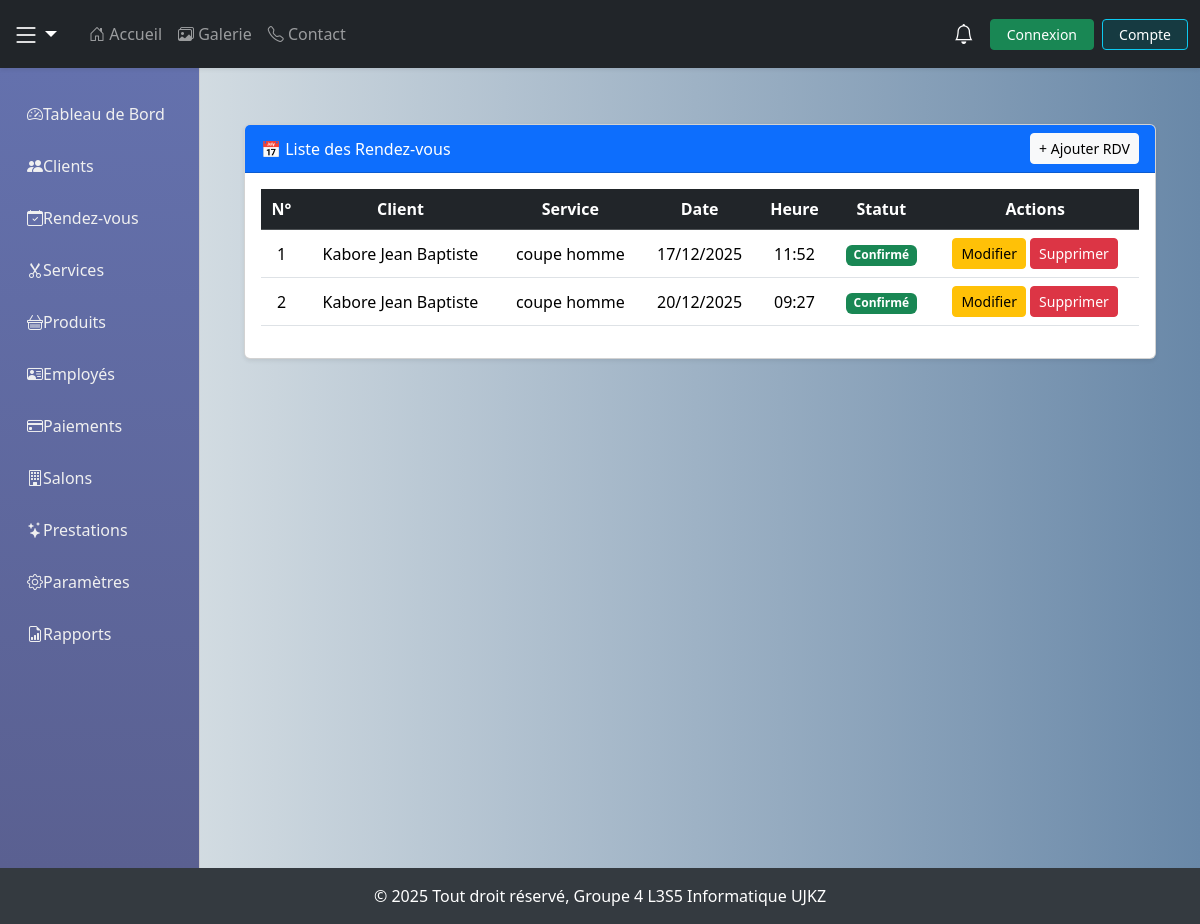
Before: /rdv/ with the older database file.
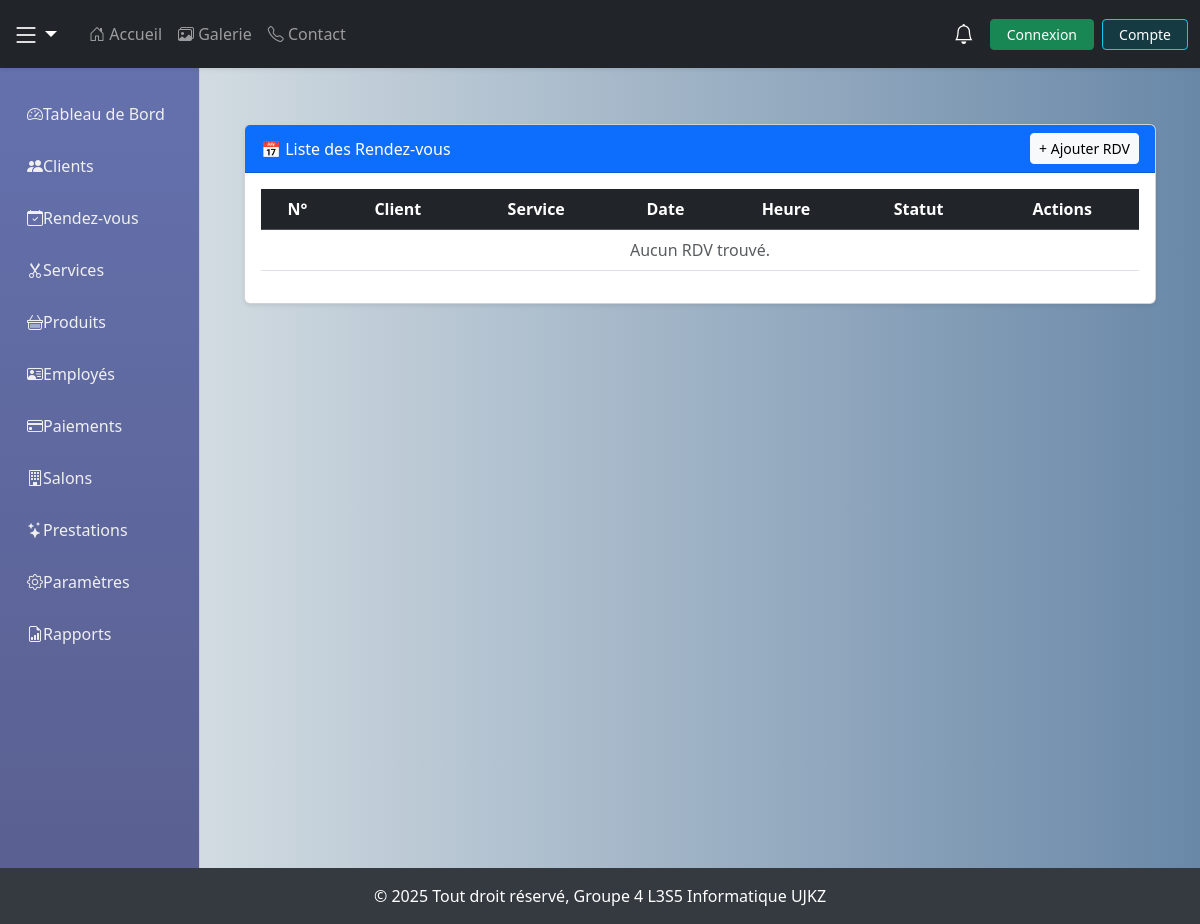
After: the same page with the newer database file.
### coiffure/models.py (models this page shows, shortened)
class RendezVous(models.Model):
    client = models.ForeignKey(Client, on_delete=models.CASCADE)
    service = models.ForeignKey(Service, on_delete=models.CASCADE)
    date_rdv = models.DateField()
    heure = models.TimeField()
    statut = models.CharField(max_length=20, default="en attente")  # confirmé / en attente / annulé

class Client(models.Model):
    user = models.OneToOneField(
        User,
        on_delete=models.CASCADE,
        related_name="profil_client", # Corrigé (était profil_employe)
        null=True,
        blank=True
    )
    nom = models.CharField(max_length=50)
    prenom = models.CharField(max_length=50)
    telephone = models.CharField(max_length=20)
    email = models.EmailField(unique=True)
    date_inscription = models.DateField(auto_now_add=True)
    statut = models.CharField(max_length=20, default="actif")
    actif = models.BooleanField(default=True)

class Service(models.Model):
    libelle = models.CharField(max_length=100)
    description = models.TextField(blank=True)
    duree = models.DurationField(help_text="Durée estimée (hh:mm:ss)")
    prix = models.DecimalField(max_digits=10, decimal_places=2)

### coiffure/views.py (the view)
# urls.py: path('rdv/', views.liste_rdv, name="liste_rdv"),
def liste_rdv(request):
    rdvs = RendezVous.objects.all()
    return render(request, "coiffure/rdv/liste_rdv.html", {"rdvs": rdvs})

### coiffure/context_processors.py (called while the page is built)
def notifications(request):
    if request.user.is_authenticated:
        user_notifications = Notification.objects.filter(utilisateur=request.user)
        notifs_non_lues = user_notifications.filter(lu=False).count()
        notifications_recents = user_notifications.order_by('-date')[:5]
    else:
        notifications_recents = []
        notifs_non_lues = 0
    return {
        'notifications': notifications_recents,
        'notif_count': notifs_non_lues,  # <- renommer ici pour ton template
    }

### coiffure/templates/coiffure/rdv/liste_rdv.html (shortened to what this page needs)
{% extends "coiffure/base.html" %}
{% load static %}
{% block content %}
<div class="container mt-4">
    <div class="card shadow-sm">
        <div class="card-header bg-primary text-white d-flex justify-content-between align-items-center">
            <span>📅 Liste des Rendez-vous</span>
            <a href="{% url 'ajouter_rdv' %}" class="btn btn-light btn-sm">+ Ajouter RDV</a>
        </div>
        <div class="card-body p-3">
            <div class="table-responsive">
                <table class="table table-hover text-center align-middle">
                    <thead class="table-dark">
                        <tr>
                            <th>N°</th>
                            <th>Client</th>
                            <th>Service</th>
                            <th>Date</th>
                            <th>Heure</th>
                            <th>Statut</th>
                            <th>Actions</th>
                        </tr>
                    </thead>
                    <tbody>
                        {% for rdv in rdvs %}
                        <tr>
                            <td>{{ forloop.counter }}</td>
                            <td>{{ rdv.client.nom }} {{ rdv.client.prenom }}</td>
                            <td>{{ rdv.service.libelle }}</td>
                            <td>{{ rdv.date_rdv|date:"d/m/Y" }}</td>
                            <td>{{ rdv.heure }}</td>
                            <td>
                                {% if rdv.statut == "confirmé" %}
                                    <span class="badge bg-success">Confirmé</span>
                                {% elif rdv.statut == "annulé" %}
                                    <span class="badge bg-danger">Annulé</span>
                                {% else %}
                                    <span class="badge bg-secondary">En attente</span>
                                {% endif %}
                            </td>
                            <td>
                                <a href="{% url 'modifier_rdv' rdv.id %}" class="btn btn-warning btn-sm">Modifier</a>
                                <a href="{% url 'supprimer_rdv' rdv.id %}" class="btn btn-danger btn-sm" onclick="return confirm('Supprimer ce RDV ?');">Supprimer</a>
                            </td>
                        </tr>
                        {% empty %}
                        <tr>
                            <td colspan="7" class="text-center text-muted">Aucun RDV trouvé.</td>
                        </tr>
                        {% endfor %}
                    </tbody>
                </table>
            </div>
        </div>
    </div>
</div>
{% endblock %}

Changed rows visible on the page:
removed RendezVous: client.nom "Kabore", client.prenom "Jean Baptiste", service.libelle "coupe homme", date_rdv "17/12/2025", heure "11:52", statut "Confirmé"
removed RendezVous: client.nom "Kabore", client.prenom "Jean Baptiste", service.libelle "coupe homme", date_rdv "20/12/2025", heure "09:27", statut "Confirmé"
Other visible differences:
text now shown: "Aucun RDV trouvé."
